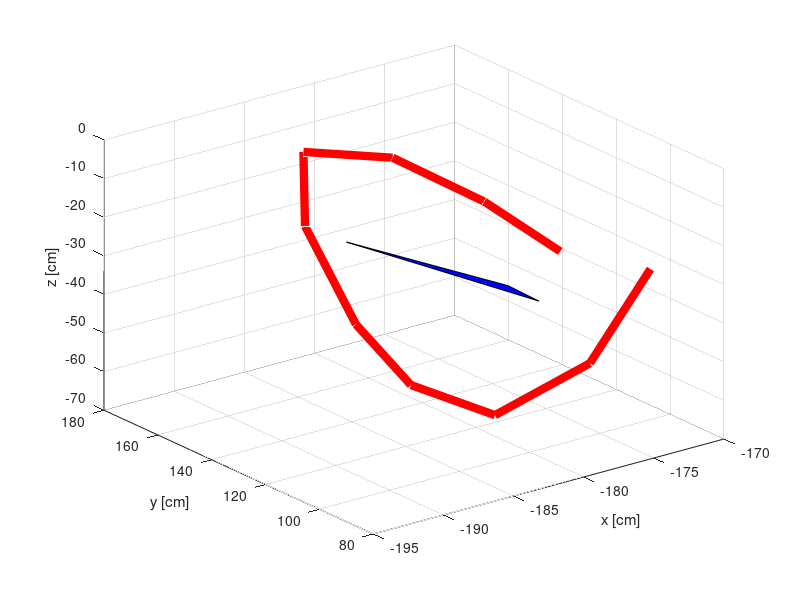

Reproduce this figure in MATLAB. (Note: this script raises an error after producing the figure.)
% test script
close all;
clear all;
clc;
X = [
-177.481
-180.103
-181.936
-183.939
-183.12
-180.331
-181.304
-179.734
-176.79
-172.538
];

Y = [
101.825
116.382
140.898
163.578
167.251
162.887
137.344
114.345
94.411
94.087
];

Z = [
-21.042
-10.231
-4.915
-8.711
-29.916
-56.7
-63.282
-65.254
-48.308
-27.986
];

index1 = [
 9 0 1
 2 3 4
 4 5 6
 6 7 8
 8 9 1
 1 2 4
 4 6 8
 8 1 4
];
X2 = [
-180.166
-190.065
-191.909
-193.877
-193.082
-190.243
-191.255
-189.67
-186.752
-181.342
];

Y2 = [
107.252
115.625
140.208
162.608
166.494
163.559
136.403
113.594
93.6538
89.6885
];

Z2 = [
-29.0006
-10.6609
-5.17032
-9.26283
-30.3459
-57.8416
-62.9802
-64.4107
-48.7379
-26.214
];

X3 = [
-174.796
-170.141
-171.963
-174.001
-173.158
-170.419
-171.353
-169.798
-166.828
-163.734
];

Y3 = [
96.3979
117.139
141.588
164.548
168.008
162.215
138.285
115.096
95.1682
98.4855
];

Z3 = [
-13.0834
-9.80113
-4.65968
-8.15917
-29.4861
-55.5584
-63.5838
-66.0973
-47.8781
-29.758
];

X4 = [
-180.166
-174.796
-190.065
-170.141
-191.909
-171.963
-193.877
-174.001
-193.082
-173.158
-190.243
-170.419
-191.255
-171.353
-189.67
-169.798
-186.752
-166.828
-181.342
-163.734
];

Y4 = [
107.252
96.3979
115.625
117.139
140.208
141.588
162.608
164.548
166.494
168.008
163.559
162.215
136.403
138.285
113.594
115.096
93.6538
95.1682
89.6885
98.4855
];

Z4 = [
-29.0006
-13.0834
-10.6609
-9.80113
-5.17032
-4.65968
-9.26283
-8.15917
-30.3459
-29.4861
-57.8416
-55.5584
-62.9802
-63.5838
-64.4107
-66.0973
-48.7379
-47.8781
-26.214
-29.758
];

index2 = [
 0 1 2
 3 2 1
 2 3 4
 5 4 3
 4 5 6
 7 6 5
 6 7 8
 9 8 7
 8 9 10
 11 10 9
 10 11 12
 13 12 11
 12 13 14
 15 14 13
 14 15 16
 17 16 15
 16 17 18
 19 18 17
 18 19 1
 18 1 0
];



plot3(X,Y,Z, 'LineWidth',6,'Color','r');

xlabel("x [cm]");
ylabel("y [cm]");
zlabel("z [cm]");
grid on;
hold on;


%color = ['r','g','b','y'];
color = ['b'];
color_it = 1;
% for i = 1:length(index1(:,1))
%     
%     tri = [X(index1(i,1)+1) Y(index1(i,1)+1) Z(index1(i,1)+1);
%            X(index1(i,2)+1) Y(index1(i,2)+1) Z(index1(i,2)+1);
%            X(index1(i,3)+1) Y(index1(i,3)+1) Z(index1(i,3)+1)];
%     
%     h = fill3(tri(:,1)',tri(:,2)', tri(:,3)',color(color_it));
%     alpha(h, 0.5);
% 
%     color_it = color_it + 1;
%     if (color_it > length(color))
%         color_it = 1;
%     end
% 
% end

color_it = 1;
for i = 1:length(index1(:,1))
    
    tri = [X2(index1(i,1)+1) Y2(index1(i,1)+1) Z2(index1(i,1)+1);
           X2(index1(i,2)+1) Y2(index1(i,2)+1) Z2(index1(i,2)+1);
           X2(index1(i,3)+1) Y2(index1(i,3)+1) Z2(index1(i,3)+1)];
    
    h = fill3(tri(:,1)',tri(:,2)', tri(:,3)',color(color_it));
    alpha(h, 0.5);

    color_it = color_it + 1;
    if (color_it > length(color))
        color_it = 1;
    end

end

color_it = 1;
for i = 1:length(index1(:,1))
    
    tri = [X3(index1(i,1)+1) Y3(index1(i,1)+1) Z3(index1(i,1)+1);
           X3(index1(i,2)+1) Y3(index1(i,2)+1) Z3(index1(i,2)+1);
           X3(index1(i,3)+1) Y3(index1(i,3)+1) Z3(index1(i,3)+1)];
    
    h = fill3(tri(:,1)',tri(:,2)', tri(:,3)',color(color_it));
    alpha(h, 0.5);

    color_it = color_it + 1;
    if (color_it > length(color))
        color_it = 1;
    end

end

color_it = 1;
for i = 1:length(index2(:,1))
    
    tri = [X4(index2(i,1)+1) Y4(index2(i,1)+1) Z4(index2(i,1)+1);
           X4(index2(i,2)+1) Y4(index2(i,2)+1) Z4(index2(i,2)+1);
           X4(index2(i,3)+1) Y4(index2(i,3)+1) Z4(index2(i,3)+1)];
    
    h = fill3(tri(:,1)',tri(:,2)', tri(:,3)','b');
    alpha(h, 0.1);

    color_it = color_it + 1;
    if (color_it > length(color))
        color_it = 1;
    end

end

plot3(-180,140,-30,'o','Color','g','LineWidth',6);

